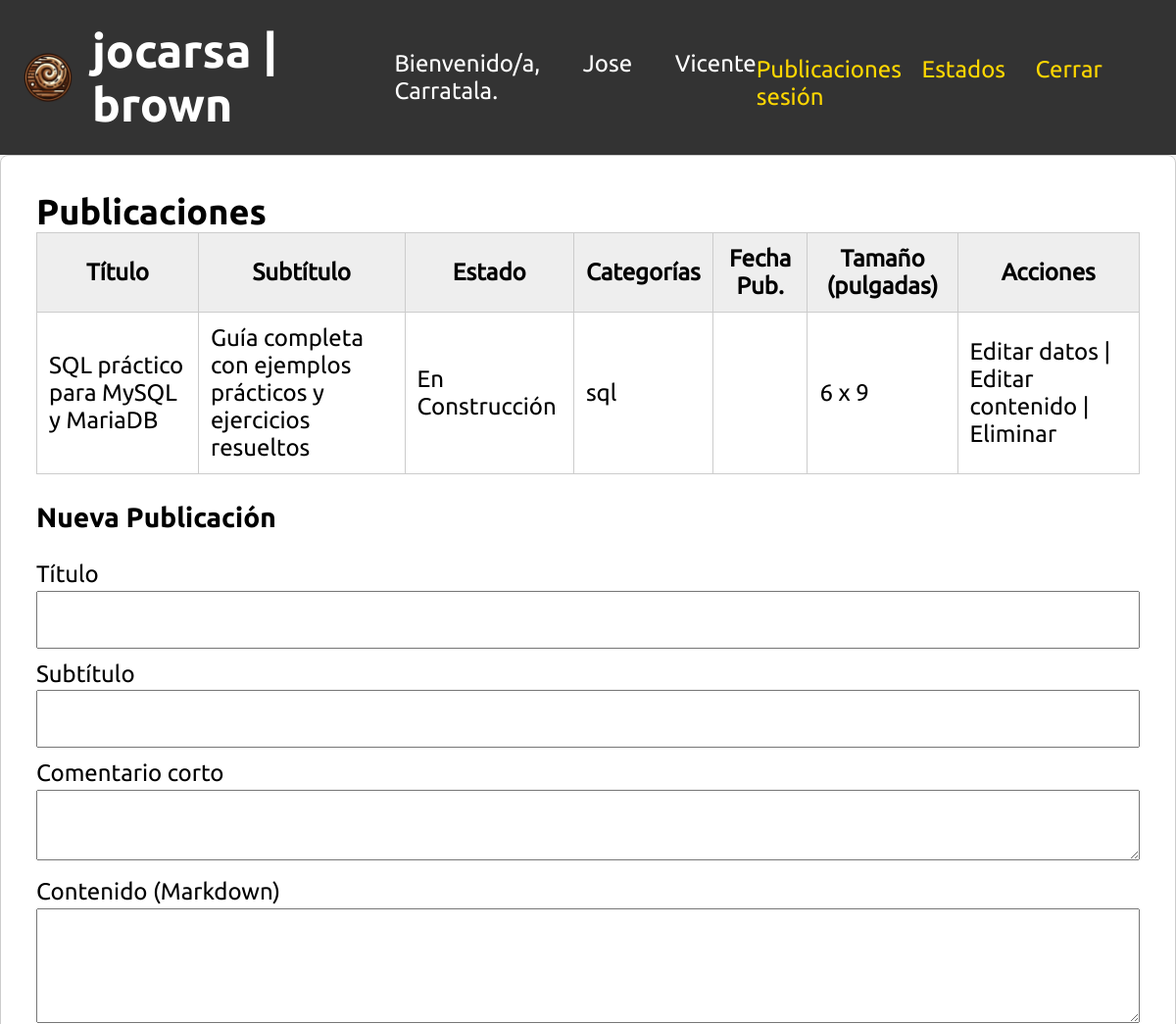
/index.php (signed in, upper part), run on an earlier commit of the app's database.
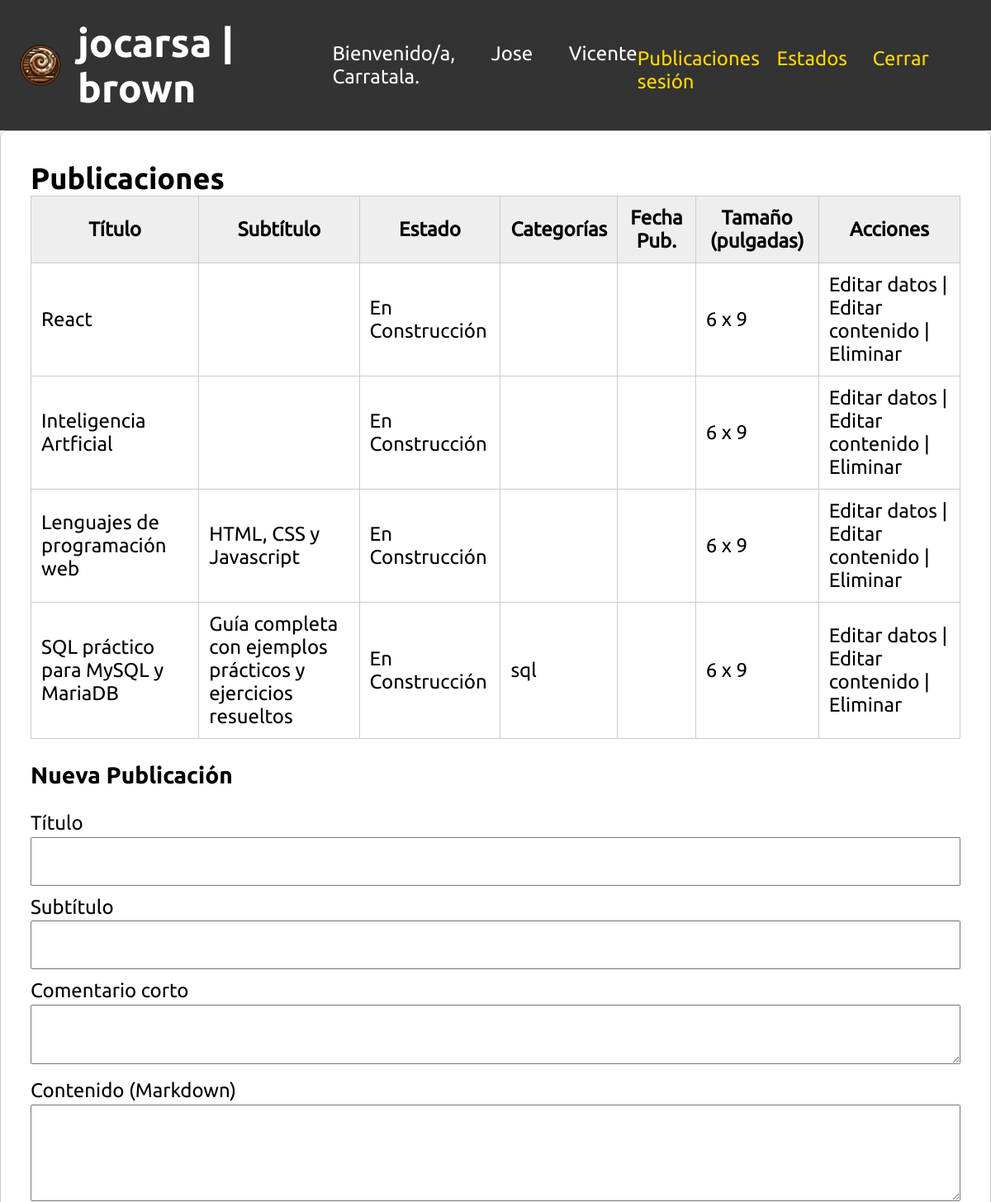
And on a later commit of the database.
### tables this page shows
CREATE TABLE publications (
        id INTEGER PRIMARY KEY AUTOINCREMENT,
        title TEXT NOT NULL,
        subtitle TEXT,
        comment TEXT,
        content TEXT,
        state_id INTEGER,
        category1 TEXT,
        category2 TEXT,
        category3 TEXT,
        pub_date TEXT,
        size_h REAL,
        size_v REAL, pdf_password TEXT,
        FOREIGN KEY (state_id) REFERENCES states(id)
    );

CREATE TABLE states (
        id INTEGER PRIMARY KEY AUTOINCREMENT,
        name TEXT NOT NULL
    );

### inc/comprobarlogin.php (called while the page is built, shortened)
<?php
$logged_in = isset($_SESSION['logged_in']) && $_SESSION['logged_in'] === true;
?>

### acciones/publicaciones.php (the view, shortened to what this page needs)
<?php
$stmt = $db->query("SELECT p.*, s.name as state_name
                    FROM publications p
                    LEFT JOIN states s ON p.state_id = s.id
                    ORDER BY p.id DESC");
$publications = $stmt->fetchAll(PDO::FETCH_ASSOC);
?>
<div class="publications-container">
    <h2>Publicaciones</h2>
    <table>
        <thead>
            <tr>
                <th>Título</th>
                <th>Subtítulo</th>
                <th>Estado</th>
                <th>Categorías</th>
                <th>Fecha Pub.</th>
                <th>Tamaño (pulgadas)</th>
                <th>Acciones</th>
            </tr>
        </thead>
        <tbody>
        <?php foreach ($publications as $pub_item): ?>
            <tr>
                <td><?php echo htmlspecialchars($pub_item['title']); ?></td>
                <td><?php echo htmlspecialchars($pub_item['subtitle']); ?></td>
                <td><?php echo htmlspecialchars($pub_item['state_name'] ?: ''); ?></td>
                <td>
                    <?php
                    $cats = array_filter([
                        $pub_item['category1'],
                        $pub_item['category2'],
                        $pub_item['category3']
                    ]);
                    echo htmlspecialchars(implode(', ', $cats));
                    ?>
                </td>
                <td><?php echo htmlspecialchars($pub_item['pub_date']); ?></td>
                <td><?php echo htmlspecialchars($pub_item['size_h'] . ' x ' . $pub_item['size_v']); ?></td>
                <td>
                    <a href="index.php?action=edit_data&id=<?php echo $pub_item['id']; ?>">
                      Editar datos
                    </a> |
                    <a href="index.php?action=edit_content&id=<?php echo $pub_item['id']; ?>">
                      Editar contenido
                    </a> |
                    <a href="index.php?delete_publication=<?php echo $pub_item['id']; ?>"
                       onclick="return confirm('¿Eliminar esta publicación?');">
                       Eliminar
                    </a>
                </td>
            </tr>
        <?php endforeach; ?>
        </tbody>
    </table>
    <h3>Nueva Publicación</h3>
    <form method="post">
        <label for="title">Título</label>
        <input type="text" name="title" id="title" required>
        <label for="subtitle">Subtítulo</label>
        <input type="text" name="subtitle" id="subtitle">
        <label for="comment">Comentario corto</label>
        <textarea name="comment" id="comment" rows="2"></textarea>
        <label for="content">Contenido (Markdown)</label>
        <textarea name="content" id="content" rows="5"></textarea>
    </form>
</div>

### partes/cabeza.php (shortened to what this page needs)
<!DOCTYPE html>
<html lang="es">
<head>
  <link rel="stylesheet" href="styles.css">
  <link rel="stylesheet" href="estilodocumento.css">
</head>
<body>

### index.php (shortened to what this page needs)
<?php
include "inc/dbinit.php";
include "inc/comprobarlogin.php";
include "inc/crudpublicaciones.php";
?>
<?php
	include "partes/cabeza.php";
?>
<?php if (!$logged_in): ?>
    <?php
		include "partes/login.php";
	?>
<?php else: ?>
    <?php
		include "partes/cabecera.php";
	?>
    <div class="main-content">
    <?php
    $action = $action ?? ($_GET['action'] ?? 'publications');
    if ($action === 'states') {
        include "acciones/estados.php";
    }
    elseif ($action === 'edit_state') {
        include "acciones/editarestado.php";
    }
    elseif ($action === 'publications') {
        include "acciones/publicaciones.php";
    }
    elseif ($action === 'edit_data') {
        include "acciones/editardatos.php";
    }
    elseif ($action === 'edit_content') {
        include "acciones/editarcontenido.php";
    }
    ?>
    </div>
<?php endif; ?>
</body>
</html>

### partes/cabecera.php
<div class="header">
    <h1><img src="brown.png">jocarsa | brown</h1>
    <p>Bienvenido/a, <?php echo htmlspecialchars($_SESSION['nombre']); ?>.</p>
    <nav>
        <a href="index.php?action=publications">Publicaciones</a>
        <a href="index.php?action=states">Estados</a>
        <a class="logout-link" href="?action=logout">Cerrar sesión</a>
    </nav>
</div>

### styles.css (style rules this page uses)
* { font-family: Ubuntu, sans-serif; }
html, body { width: 100%; height: 100%; margin: 0; padding: 0; font-family: Ubuntu, sans-serif; background: #f6f6f6; display: flex ; flex-direction: column; }
.header { background: #333; color: #fff; padding: 1em; display: flex; flex-direction: row; flex-wrap: nowrap; justify-content: space-between; align-items: center; align-content: stretch; }
.header h1 { margin: 0; }
.header p { margin: 0; }
nav { margin-top: 0.5em; }
nav a { color: #ffd700; text-decoration: none; margin-right: 15px; }
.logout-link { margin-left: 10px; }
.states-container, .publications-container { max-width: 100%; background: #fff; padding: 1.5em; border: 1px solid #ccc; border-radius: 8px; }
.states-container h2, .publications-container h2 { margin-top: 0;margin:0px; }
table { width: 100%; border-collapse: collapse; margin-bottom: 1em; }
table thead { background: #eee; }
table td, table th { border: 1px solid #ccc; padding: 0.5em; }
form label { display: block; margin-top: 0.5em; }
form input[type="text"], form input[type="number"], form input[type="date"], form textarea, form select { width: 100%; box-sizing: border-box; margin-top: 0.2em; }
form textarea { resize: vertical; }
p { text-align:justify; }
a { color:inherit; text-decoration:none; }
h1 img { width:50px; margin-right:20px; }
h1 { display: flex; flex-direction: row; flex-wrap: nowrap; justify-content: center; align-items: center; align-content: stretch; }
.publications-container input,.publications-container textarea,.publications-container select,.login-container input { box-sizing:border-box;padding:20px; }

### estilodocumento.css (style rules this page uses)
body { font-size:1.5em;font-family:Ubuntu; }
h1,h2,h3,h4,h5,h6,strong { font-family:UbuntuBold; }
p { text-align:justify; }
a { color:inherit; text-decoration:none; }

What changed in the data, as far as the page shows it:
added publications: title "React", state.name "En Construcción", size_h+size_v "6 x 9"
added publications: title "Inteligencia Artficial", state.name "En Construcción", size_h+size_v "6 x 9"
added publications: title "Lenguajes de programación web", subtitle "HTML, CSS y Javascript", state.name "En Construcción", size_h+size_v "6 x 9"
